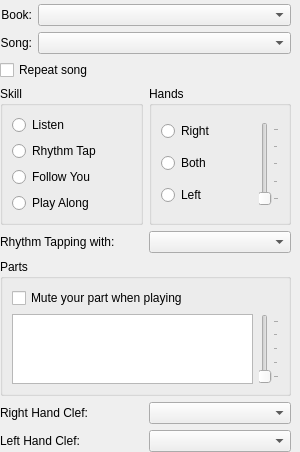
<?xml version="1.0" encoding="UTF-8"?>
<ui version="4.0">
 <class>GuiSidePanel</class>
 <widget class="QWidget" name="GuiSidePanel">
  <property name="geometry">
   <rect>
    <x>0</x>
    <y>0</y>
    <width>300</width>
    <height>443</height>
   </rect>
  </property>
  <property name="maximumSize">
   <size>
    <width>300</width>
    <height>16777215</height>
   </size>
  </property>
  <property name="windowTitle">
   <string>Form</string>
  </property>
  <layout class="QVBoxLayout">
   <property name="leftMargin">
    <number>0</number>
   </property>
   <property name="topMargin">
    <number>4</number>
   </property>
   <property name="rightMargin">
    <number>9</number>
   </property>
   <property name="bottomMargin">
    <number>0</number>
   </property>
   <item>
    <layout class="QGridLayout">
     <item row="0" column="0">
      <widget class="QLabel" name="label">
       <property name="text">
        <string>Book:</string>
       </property>
       <property name="alignment">
        <set>Qt::AlignRight|Qt::AlignTrailing|Qt::AlignVCenter</set>
       </property>
      </widget>
     </item>
     <item row="0" column="1">
      <widget class="QComboBox" name="bookCombo">
       <property name="sizePolicy">
        <sizepolicy hsizetype="Expanding" vsizetype="Fixed">
         <horstretch>0</horstretch>
         <verstretch>0</verstretch>
        </sizepolicy>
       </property>
       <property name="minimumSize">
        <size>
         <width>0</width>
         <height>0</height>
        </size>
       </property>
      </widget>
     </item>
     <item row="1" column="0">
      <widget class="QLabel" name="label_2">
       <property name="text">
        <string>Song:</string>
       </property>
       <property name="alignment">
        <set>Qt::AlignRight|Qt::AlignTrailing|Qt::AlignVCenter</set>
       </property>
      </widget>
     </item>
     <item row="1" column="1">
      <widget class="QComboBox" name="songCombo">
       <property name="sizePolicy">
        <sizepolicy hsizetype="Expanding" vsizetype="Fixed">
         <horstretch>0</horstretch>
         <verstretch>0</verstretch>
        </sizepolicy>
       </property>
      </widget>
     </item>
    </layout>
   </item>
   <item>
    <widget class="QCheckBox" name="repeatSong">
     <property name="text">
      <string>Repeat song</string>
     </property>
    </widget>
   </item>
   <item>
    <layout class="QHBoxLayout">
     <item>
      <widget class="QGroupBox" name="groupBox_2">
       <property name="sizePolicy">
        <sizepolicy hsizetype="Minimum" vsizetype="Minimum">
         <horstretch>0</horstretch>
         <verstretch>0</verstretch>
        </sizepolicy>
       </property>
       <property name="minimumSize">
        <size>
         <width>0</width>
         <height>0</height>
        </size>
       </property>
       <property name="maximumSize">
        <size>
         <width>16777215</width>
         <height>16777215</height>
        </size>
       </property>
       <property name="title">
        <string>Skill</string>
       </property>
       <layout class="QVBoxLayout">
        <item>
         <widget class="QRadioButton" name="listenRadio">
          <property name="text">
           <string>Listen</string>
          </property>
         </widget>
        </item>
        <item>
         <widget class="QRadioButton" name="rhythmTapRadio">
          <property name="text">
           <string>Rhythm Tap</string>
          </property>
         </widget>
        </item>
        <item>
         <widget class="QRadioButton" name="followYouRadio">
          <property name="text">
           <string>Follow You</string>
          </property>
         </widget>
        </item>
        <item>
         <widget class="QRadioButton" name="playAlongRadio">
          <property name="text">
           <string>Play Along</string>
          </property>
         </widget>
        </item>
       </layout>
      </widget>
     </item>
     <item>
      <widget class="QGroupBox" name="groupBox">
       <property name="sizePolicy">
        <sizepolicy hsizetype="Minimum" vsizetype="Minimum">
         <horstretch>0</horstretch>
         <verstretch>0</verstretch>
        </sizepolicy>
       </property>
       <property name="title">
        <string>Hands</string>
       </property>
       <layout class="QHBoxLayout">
        <item>
         <layout class="QVBoxLayout">
          <item>
           <widget class="QRadioButton" name="rightHandRadio">
            <property name="text">
             <string>Right</string>
            </property>
           </widget>
          </item>
          <item>
           <widget class="QRadioButton" name="bothHandsRadio">
            <property name="text">
             <string>Both</string>
            </property>
           </widget>
          </item>
          <item>
           <widget class="QRadioButton" name="leftHandRadio">
            <property name="text">
             <string>Left</string>
            </property>
           </widget>
          </item>
         </layout>
        </item>
        <item>
         <widget class="QSlider" name="pianoSlider">
          <property name="sizePolicy">
           <sizepolicy hsizetype="Fixed" vsizetype="Fixed">
            <horstretch>0</horstretch>
            <verstretch>0</verstretch>
           </sizepolicy>
          </property>
          <property name="toolTip">
           <string>Adjust the volume of your piano</string>
          </property>
          <property name="orientation">
           <enum>Qt::Vertical</enum>
          </property>
          <property name="tickPosition">
           <enum>QSlider::TicksBelow</enum>
          </property>
          <property name="tickInterval">
           <number>25</number>
          </property>
         </widget>
        </item>
       </layout>
      </widget>
     </item>
    </layout>
   </item>
   <item>
    <layout class="QHBoxLayout">
     <item>
      <widget class="QLabel" name="label2">
       <property name="text">
        <string>Rhythm Tapping with:</string>
       </property>
      </widget>
     </item>
     <item>
      <widget class="QComboBox" name="rhythmTappingCombo"/>
     </item>
    </layout>
   </item>
   <item>
    <widget class="QGroupBox" name="groupBox_3">
     <property name="title">
      <string>Parts</string>
     </property>
     <layout class="QVBoxLayout">
      <item>
       <widget class="QCheckBox" name="muteYourPartCheck">
        <property name="toolTip">
         <string>Mute the currently selected part</string>
        </property>
        <property name="text">
         <string>Mute your part when playing</string>
        </property>
       </widget>
      </item>
      <item>
       <layout class="QHBoxLayout">
        <item>
         <widget class="QListWidget" name="trackListWidget">
          <property name="sizePolicy">
           <sizepolicy hsizetype="Expanding" vsizetype="Expanding">
            <horstretch>0</horstretch>
            <verstretch>0</verstretch>
           </sizepolicy>
          </property>
          <property name="minimumSize">
           <size>
            <width>180</width>
            <height>0</height>
           </size>
          </property>
          <property name="maximumSize">
           <size>
            <width>300</width>
            <height>500</height>
           </size>
          </property>
         </widget>
        </item>
        <item>
         <widget class="QSlider" name="boostSlider">
          <property name="toolTip">
           <string>Adjust the volume of the selected part</string>
          </property>
          <property name="orientation">
           <enum>Qt::Vertical</enum>
          </property>
          <property name="tickPosition">
           <enum>QSlider::TicksBelow</enum>
          </property>
          <property name="tickInterval">
           <number>25</number>
          </property>
         </widget>
        </item>
       </layout>
      </item>
     </layout>
    </widget>
   </item>
   <item>
    <layout class="QHBoxLayout">
     <item>
      <widget class="QLabel" name="label3">
       <property name="text">
        <string>Right Hand Clef:</string>
       </property>
      </widget>
     </item>
     <item>
      <widget class="QComboBox" name="clefRightCombo"/>
     </item>
    </layout>
   </item>
   <item>
    <layout class="QHBoxLayout">
     <item>
      <widget class="QLabel" name="label4">
       <property name="text">
        <string>Left Hand Clef:</string>
       </property>
      </widget>
     </item>
     <item>
      <widget class="QComboBox" name="clefLeftCombo"/>
     </item>
    </layout>
   </item>
   <item>
    <spacer>
     <property name="orientation">
      <enum>Qt::Vertical</enum>
     </property>
     <property name="sizeHint" stdset="0">
      <size>
       <width>100</width>
       <height>11</height>
      </size>
     </property>
    </spacer>
   </item>
  </layout>
 </widget>
 <resources/>
 <connections/>
</ui>
